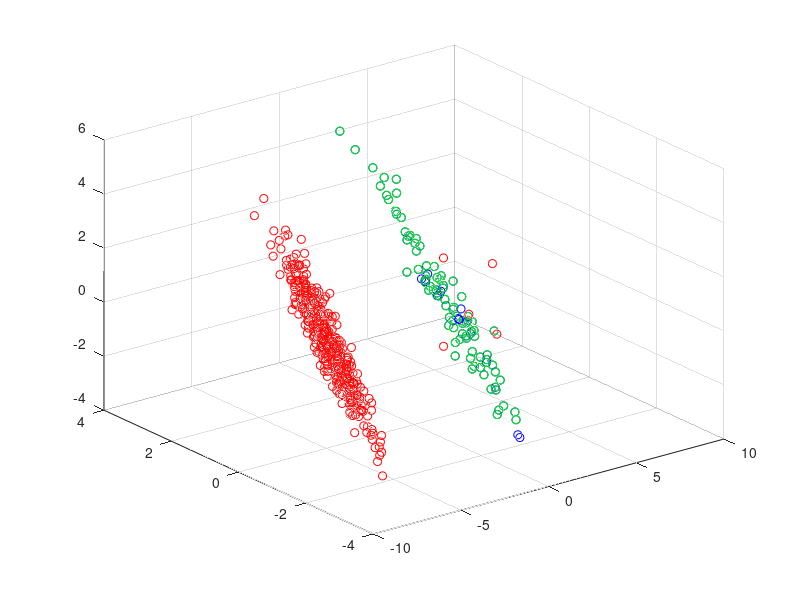

Reproduce this figure in MATLAB.

data = load('trainr3.csv');
X = data(:,1);
Y = data(:,2);
Z = data(:,3);

data0 = load('testr30.csv');
X0 = data0(:,1);
Y0 = data0(:,2);
Z0 = data0(:,3);

data1 = load('testr31.csv');
X1 = data1(:,1);
Y1 = data1(:,2);
Z1 = data1(:,3);

figure;
scatter3(X,Y,Z,[],'r');
hold on;
scatter3(X0,Y0,Z0,[],'b');
scatter3(X1,Y1,Z1,[],'g');

